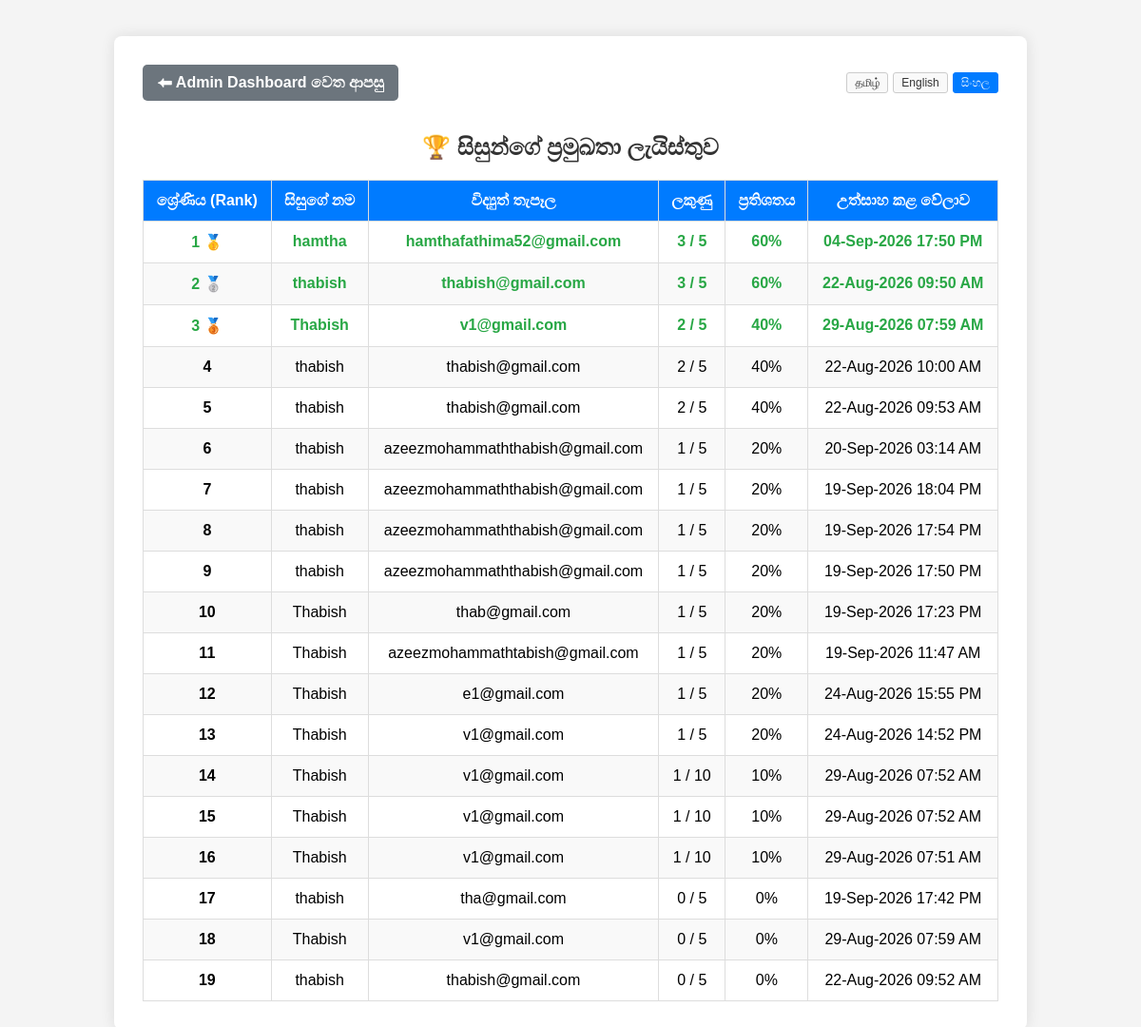
Page /admin_results.php?lang=si (signed in) on the committed database.
### tables this page shows
CREATE TABLE `student_scores` (
  `id` int(11) NOT NULL,
  `student_id` int(11) DEFAULT NULL,
  `score` int(11) NOT NULL,
  `total_questions` int(11) NOT NULL,
  `created_at` timestamp NOT NULL DEFAULT current_timestamp()
);

CREATE TABLE `users` (
  `id` int(11) NOT NULL,
  `name` varchar(100) NOT NULL,
  `email` varchar(100) NOT NULL,
  `password` varchar(255) NOT NULL,
  `role` enum('admin','student') DEFAULT 'student',
  `created_at` timestamp NOT NULL DEFAULT current_timestamp()
);

### admin_results.php (the view, shortened to what this page needs)
<?php
require 'db.php';
$lang = isset($_SESSION['lang']) ? $_SESSION['lang'] : 'ta';
$translations = [
    'ta' => [
        'title' => 'Admin - Leaderboard & Results',
        'back' => '⬅ Admin Dashboard-க்குத் திரும்பு',
        'heading' => '🏆 மாணவர்களின் தரவரிசை (Leaderboard)',
        'rank' => 'தரம் (Rank)',
        'name' => 'மாணவர் பெயர்',
        'email' => 'மின்னஞ்சல்',
        'score' => 'மதிப்பெண்',
        'percentage' => 'சதவீதம்',
        'time' => 'தேர்வு எழுதிய நேரம்',
        'no_data' => 'இதுவரை எந்த மாணவரும் தேர்வில் பங்குபெறவில்லை.'
    ],
    'en' => [
        'title' => 'Admin - Leaderboard & Results',
        'back' => '⬅ Back to Admin Dashboard',
        'heading' => '🏆 Student Leaderboard',
        'rank' => 'Rank',
        'name' => 'Student Name',
        'email' => 'Email',
        'score' => 'Score',
        'percentage' => 'Percentage',
        'time' => 'Attempted At',
        'no_data' => 'No student has taken a quiz yet.'
    ],
    'si' => [
        'title' => 'Admin - ප්‍රමුඛතා ලැයිස්තුව සහ ප්‍රතිඵල',
        'back' => '⬅ Admin Dashboard වෙත ආපසු',
        'heading' => '🏆 සිසුන්ගේ ප්‍රමුඛතා ලැයිස්තුව',
        'rank' => 'ශ්‍රේණිය (Rank)',
        'name' => 'සිසුගේ නම',
        'email' => 'විද්‍යුත් තැපෑල',
        'score' => 'ලකුණු',
        'percentage' => 'ප්‍රතිශතය',
        'time' => 'උත්සාහ කළ වේලාව',
        'no_data' => 'මෙතෙක් කිසිදු සිසුවෙක් ප්‍රශ්නාවලියකට සහභාගී වී නොමැත.'
    ]
];
$t = $translations[$lang];
$sql = "SELECT u.name, u.email, s.score, s.total_questions, s.created_at,
               (s.score / s.total_questions) * 100 AS percentage
        FROM student_scores s
        JOIN users u ON s.student_id = u.id
        ORDER BY percentage DESC, s.created_at DESC";
$result = $conn->query($sql);
?>
<!DOCTYPE html>
<html lang="<?php echo $lang; ?>">
<head>
</head>
<body>
<div class="container">
    <div class="top-bar">
        <a href="admin_dashboard.php" class="btn-back"><?php echo $t['back']; ?></a>
        <div class="lang-switcher">
            <a href="?lang=ta" class="lang-btn <?php if($lang == 'ta') echo 'active'; ?>">தமிழ்</a>
            <a href="?lang=en" class="lang-btn <?php if($lang == 'en') echo 'active'; ?>">English</a>
            <a href="?lang=si" class="lang-btn <?php if($lang == 'si') echo 'active'; ?>">සිංහල</a>
        </div>
    </div>
    <h2><?php echo $t['heading']; ?></h2>
    <?php if ($result && $result->num_rows > 0): ?>
        <table>
            <thead>
                <tr>
                    <th><?php echo $t['rank']; ?></th>
                    <th><?php echo $t['name']; ?></th>
                    <th><?php echo $t['email']; ?></th>
                    <th><?php echo $t['score']; ?></th>
                    <th><?php echo $t['percentage']; ?></th>
                    <th><?php echo $t['time']; ?></th>
                </tr>
            </thead>
            <tbody>
                <?php
                $rank = 1;
                while ($row = $result->fetch_assoc()):
                    $highlight = ($rank <= 3) ? "top-scorer" : "";
                ?>
                <tr class="<?php echo $highlight; ?>">
                    <td><b><?php echo $rank; ?></b>
                        <?php if($rank == 1) echo " 🥇"; elseif($rank == 2) echo " 🥈"; elseif($rank == 3) echo " 🥉"; ?>
                    </td>
                    <td><?php echo htmlspecialchars($row['name']); ?></td>
                    <td><?php echo htmlspecialchars($row['email']); ?></td>
                    <td><?php echo $row['score'] . " / " . $row['total_questions']; ?></td>
                    <td><?php echo round($row['percentage'], 2); ?>%</td>
                    <td><?php echo date("d-M-Y H:i A", strtotime($row['created_at'])); ?></td>
                </tr>
                <?php
                $rank++;
                endwhile;
                ?>
            </tbody>
        </table>
    <?php else: ?>
        <p style="text-align: center; color: #666; margin-top: 20px;"><?php echo $t['no_data']; ?></p>
    <?php endif; ?>
</div>
</body>
</html>

### admin_results.php (style rules this page uses)
body { font-family: Arial, sans-serif; background-color: #f4f4f4; padding: 30px; }
.container { max-width: 900px; margin: auto; background: white; padding: 30px; border-radius: 8px; box-shadow: 0 0 15px rgba(0,0,0,0.1); }
h2 { color: #333; text-align: center; }
table { width: 100%; border-collapse: collapse; margin-top: 20px; }
th, td { border: 1px solid #ddd; padding: 12px; text-align: center; }
th { background-color: #007bff; color: white; }
tr:nth-child(even) { background-color: #f9f9f9; }
.top-scorer { font-weight: bold; color: #28a745; }
.top-bar { display: flex; justify-content: space-between; align-items: center; flex-wrap: wrap; gap: 10px; }
.btn-back { display: inline-block; background: #6c757d; color: white; padding: 10px 15px; text-decoration: none; border-radius: 5px; margin-bottom: 15px; font-weight: bold; }
.lang-switcher { display: flex; gap: 5px; margin-bottom: 15px; }
.lang-btn { text-decoration: none; padding: 3px 8px; border: 1px solid #ccc; border-radius: 3px; font-size: 12px; color: #333; background: #f9f9f9; }
.lang-btn.active { background: #007bff; color: white; border-color: #007bff; }

### rows in the picture
student_scores: student.name "hamtha", student.email "hamthafathima52@gmail.com", score "3", total_questions "5", percentage "60", created_at "04-Sep-2026 17:50 PM"
student_scores: student.name "thabish", student.email "thabish@gmail.com", score "3", total_questions "5", percentage "60", created_at "22-Aug-2026 09:50 AM"
student_scores: student.name "Thabish", student.email "v1@gmail.com", score "2", total_questions "5", percentage "40", created_at "29-Aug-2026 07:59 AM"
student_scores: student.name "thabish", student.email "thabish@gmail.com", score "2", total_questions "5", percentage "40", created_at "22-Aug-2026 10:00 AM"
student_scores: student.name "thabish", student.email "thabish@gmail.com", score "2", total_questions "5", percentage "40", created_at "22-Aug-2026 09:53 AM"
student_scores: student.name "thabish", student.email "azeezmohammaththabish@gmail.com", score "1", total_questions "5", percentage "20", created_at "20-Sep-2026 03:14 AM"
student_scores: student.name "thabish", student.email "azeezmohammaththabish@gmail.com", score "1", total_questions "5", percentage "20", created_at "19-Sep-2026 18:04 PM"
student_scores: student.name "thabish", student.email "azeezmohammaththabish@gmail.com", score "1", total_questions "5", percentage "20", created_at "19-Sep-2026 17:54 PM"
student_scores: student.name "thabish", student.email "azeezmohammaththabish@gmail.com", score "1", total_questions "5", percentage "20", created_at "19-Sep-2026 17:50 PM"
student_scores: student.name "Thabish", student.email "thab@gmail.com", score "1", total_questions "5", percentage "20", created_at "19-Sep-2026 17:23 PM"
student_scores: student.name "Thabish", student.email "azeezmohammathtabish@gmail.com", score "1", total_questions "5", percentage "20", created_at "19-Sep-2026 11:47 AM"
student_scores: student.name "Thabish", student.email "e1@gmail.com", score "1", total_questions "5", percentage "20", created_at "24-Aug-2026 15:55 PM"
student_scores: student.name "Thabish", student.email "v1@gmail.com", score "1", total_questions "5", percentage "20", created_at "24-Aug-2026 14:52 PM"
student_scores: student.name "Thabish", student.email "v1@gmail.com", score "1", total_questions "10", percentage "10", created_at "29-Aug-2026 07:52 AM"
student_scores: student.name "Thabish", student.email "v1@gmail.com", score "1", total_questions "10", percentage "10", created_at "29-Aug-2026 07:52 AM"
student_scores: student.name "Thabish", student.email "v1@gmail.com", score "1", total_questions "10", percentage "10", created_at "29-Aug-2026 07:51 AM"
student_scores: student.name "thabish", student.email "tha@gmail.com", score "0", total_questions "5", percentage "0", created_at "19-Sep-2026 17:42 PM"
student_scores: student.name "Thabish", student.email "v1@gmail.com", score "0", total_questions "5", percentage "0", created_at "29-Aug-2026 07:59 AM"
student_scores: student.name "thabish", student.email "thabish@gmail.com", score "0", total_questions "5", percentage "0", created_at "22-Aug-2026 09:52 AM"

### other values in the picture
$t['back'] "⬅ Admin Dashboard වෙත ආපසු"
$t['heading'] "🏆 සිසුන්ගේ ප්‍රමුඛතා ලැයිස්තුව"
$t['rank'] "ශ්‍රේණිය (Rank)"
$t['name'] "සිසුගේ නම"
$t['email'] "විද්‍යුත් තැපෑල"
$t['score'] "ලකුණු"
$t['percentage'] "ප්‍රතිශතය"
$t['time'] "උත්සාහ කළ වේලාව"
